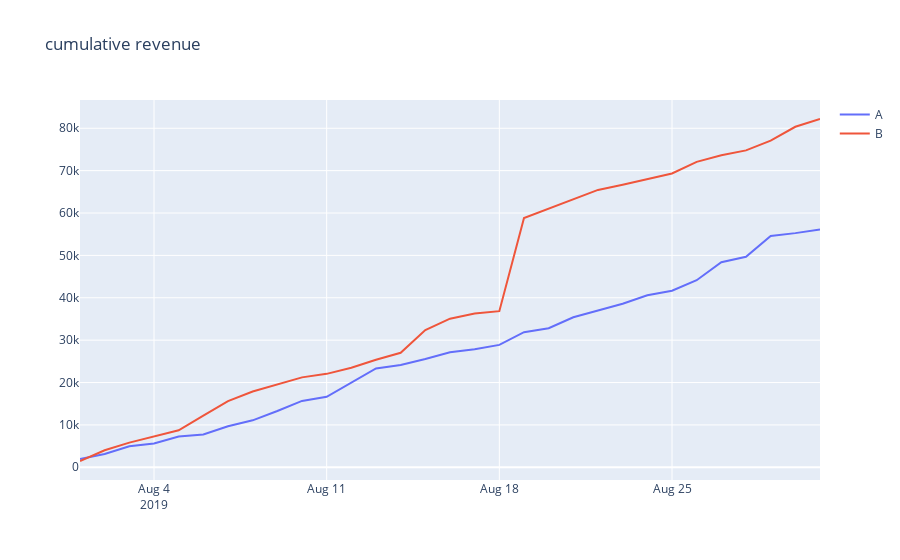

Notebook code for this chart:
### Markdown cell above
Let's plot cumulative revenue graphs by day and A/B test group:

### Code cell
# DataFrame with cumulative orders and cumulative revenue by day, group A
cumulativeRevenueA = cumulativeData[cumulativeData['group']=='A'][['date','revenue', 'orders']]

# DataFrame with cumulative orders and cumulative revenue by day, group B
cumulativeRevenueB = cumulativeData[cumulativeData['group']=='B'][['date','revenue', 'orders']]

fig = go.Figure()

# Plotting the group A revenue graph 
fig.add_trace(go.Scatter(x=cumulativeRevenueA['date'], y=cumulativeRevenueA['revenue'],
                    mode='lines',
                    name='A'))
# Plotting the group B revenue graph 
fig.add_trace(go.Scatter(x=cumulativeRevenueB['date'], y=cumulativeRevenueB['revenue'],
                    mode='lines',
                    name='B'))
fig.update_layout(title="cumulative revenue")
fig.show()
